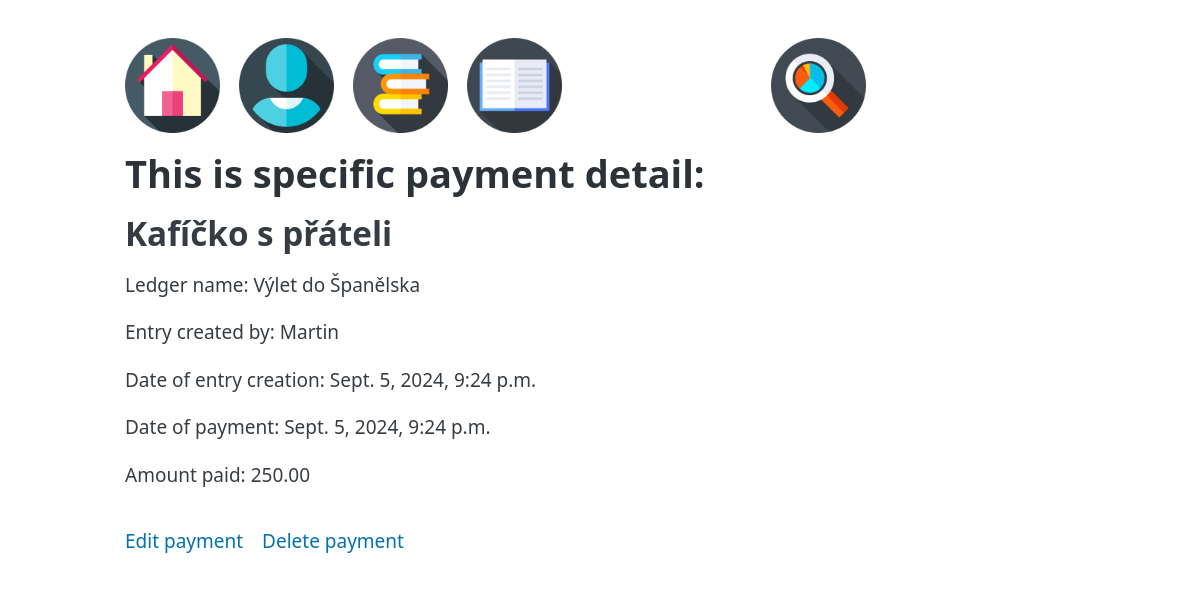
The page /payment_detail/1/2/1/ on the database as committed earlier.
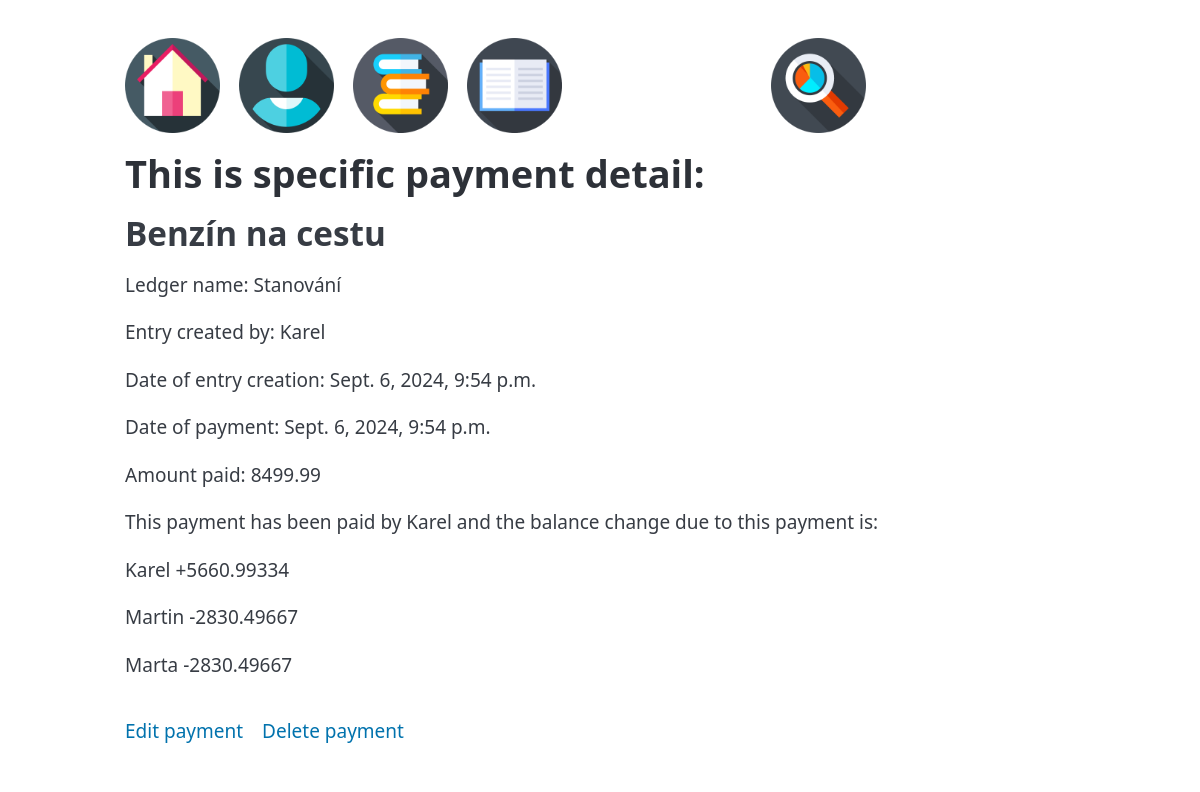
The same page on the database as committed later.
### Bill_2_split/models.py (models this page shows, shortened)
class AbstractBase(models.Model):
    name = models.CharField(max_length=100)
    slug = models.SlugField(max_length=100, blank=True)
    desc = models.CharField(max_length=2000, blank=True)
    class Meta:
        abstract = True

class Payment(AbstractBase):
    user = models.ForeignKey(User, on_delete=models.PROTECT)
    ledger = models.ForeignKey(Ledger, on_delete=models.PROTECT)
    entry_time = models.DateTimeField(default=datetime.now)
    cost = models.DecimalField(max_digits=10, decimal_places=2)
    payment_time = models.DateTimeField(default=datetime.now)

class Ledger(AbstractBase):
    user = models.ForeignKey(User, on_delete=models.PROTECT)

class User(AbstractBase):
    email = models.CharField(max_length=50, blank=True)
    password = models.CharField(max_length=50, blank=True)

class Relation(models.Model):
    user = models.ForeignKey(User, on_delete=models.PROTECT)
    payment = models.ForeignKey(Payment, on_delete=models.PROTECT)
    relation = models.DecimalField(max_digits=10, decimal_places=3)

### Bill_2_split/views.py (the view)
class PaymentDetailView(generic.DetailView):
    model = Payment
    template_name = 'Bill_2_split/payment_detail.html'
    title = 'Payment detail'
    def get_context_data(self, **kwargs):
        context = super().get_context_data(**kwargs)
        payment = self.get_object()
        user_id = self.kwargs.get('user_pk')
        user = User.objects.get(pk=user_id)
        ledger_id = self.kwargs.get('ledger_pk')
        ledger = Ledger.objects.get(pk=ledger_id)
        relations = Relation.objects.filter(payment=payment)
        balance_change = calculate_relation_costs(relations, payment.cost)
        context['ledger'] = ledger
        context['user'] = user
        context['payment'] = payment
        context['relations'] = relations
        context['balance_change'] = balance_change
        return context

### Bill_2_split/functions.py (called while the page is built)
def get_relation_value(obj):
    return obj.relation

def calculate_relation_costs(relations, cost):
    sorted_relations = sorted(relations, key=get_relation_value, reverse=True)
    relation_costs = [(relation, relation.relation * cost) for relation in sorted_relations]
    return relation_costs

### Bill_2_split/templates/Bill_2_split/payment_detail.html
{% extends 'Bill_2_split/_base.html' %}
{% block Bill_2_split_content %}
{% load static %}
<nav>
    <ul><li><a href="{% url 'Bill_2_split:IndexView' %}">
            <img src="{% static 'Bill_2_split/icons/home_page.png' %}"></a></li>
    <li><a href="{% url 'Bill_2_split:UserView' %}">
            <img src="{% static 'Bill_2_split/icons/user.png' %}"></a></li>
    <li><a href="{% url 'Bill_2_split:ListOfLedgersView' user.pk %}">
            <img src="{% static 'Bill_2_split/icons/ledgers.png' %}"></a></li>
    <li><a href="{% url 'Bill_2_split:LedgerDetailView' ledger.pk user.pk %}">
            <img src="{% static 'Bill_2_split/icons/ledger.png' %}"></a></li></ul>
    <ul>
        <li><a href="{% url 'Bill_2_split:PaymentDetailView' ledger.pk user.pk payment.pk %}">
            <img src="{% static 'Bill_2_split/icons/glass.png' %}"></a></li>
    </ul>
    <ul>
        <li></li>
    </ul>
</nav>
<h1>
    This is specific payment detail:
</h1>
<h2>{{ payment.name }}</h2>
<p>Ledger name: {{ payment.ledger.name }}</p>
<p>Entry created by: {{ payment.user.name }}</p>
<p>Date of entry creation: {{ payment.entry_time }}</p>
<p>Date of payment: {{ payment.payment_time }}</p>
<p>Amount paid: {{ payment.cost }}</p>
    {% for relation, balance_change in balance_change %}
        {% if relation.relation > 0 %}
                <p> This payment has been paid by {{ relation.user.name }} and the balance change due to this payment is: </p>
                <p> {{ relation.user.name }} +{{ balance_change }} </p>
        {% endif %}
    {% endfor %}
    {% for relation, balance_change in balance_change %}
        {% if relation.relation < 0 %}
                <p> {{ relation.user.name }}  {{ balance_change }} </p>
        {% endif %}
    {% endfor %}
<nav>
    <ul>
        <li>
            <a href="#"> Edit payment</a>
        </li>
        <li>
            <a href="#"> Delete payment</a>
        </li>
    </ul>
</nav>
{% endblock %}

### Bill_2_split/templates/Bill_2_split/_base.html (shortened to what this page needs)
<!DOCTYPE html>
{% load static %}
<html lang="en">
<head>
    <link rel="stylesheet" href="{% static 'Bill_2_split/pico.min.css' %}">
    <link rel="stylesheet" href="{% static 'Bill_2_split/base.css' %}">
</head>
<body>
    <main class="container">
        {% block Bill_2_split_content %}
        {% endblock %}
    </main>
</body>
</html>

### Bill_2_split/static/Bill_2_split/base.css (style rules this page uses)
main.container > nav img { max-width: 5em; }

Rows that differ between the two databases and show on the page:
changed Payment: name "Kafíčko s přáteli" → "Benzín na cestu"; ledger.name "Výlet do Španělska" → "Stanování"; user.name "Martin" → "Karel"; entry_time "Sept. 5, 2024, 9:24 p.m." → "Sept. 6, 2024, 9:54 p.m."; payment_time "Sept. 5, 2024, 9:24 p.m." → "Sept. 6, 2024, 9:54 p.m."; cost "250.00" → "8499.99"
now on this page (row edited): Relation: user.name "Karel", balance_change "5660.99334", shown under "Benzín na cestu"
added Relation: user.name "Martin", balance_change "-2830.49667"
added Relation: user.name "Marta", balance_change "-2830.49667"
